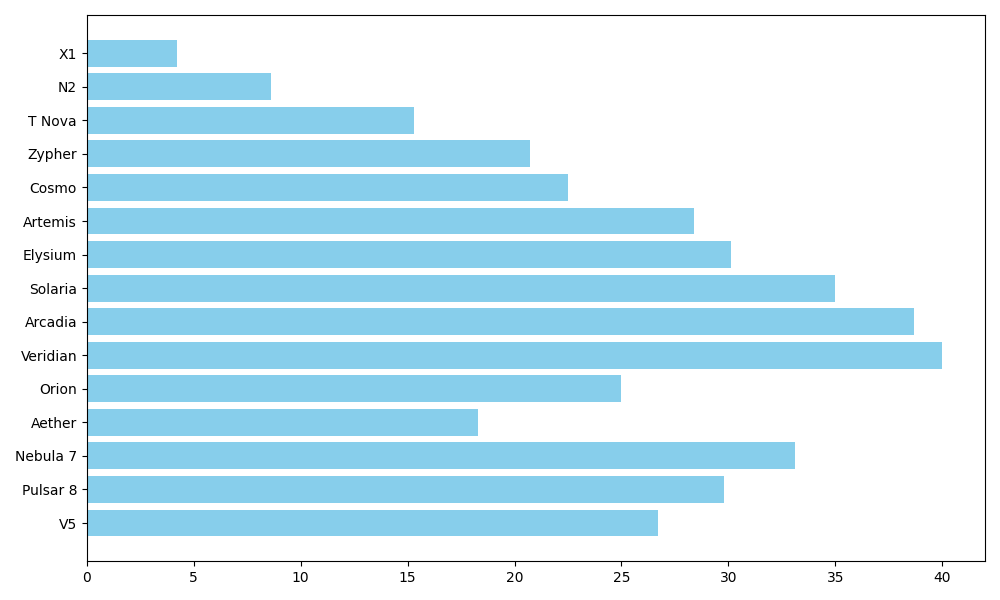

Python code for this plot:
import matplotlib.pyplot as plt
import numpy as np

# Shortened exoplanet names for labels
exoplanets = [
    'X1', 'N2', 'T Nova', 'Zypher', 'Cosmo', 
    'Artemis', 'Elysium', 'Solaria', 'Arcadia', 'Veridian', 
    'Orion', 'Aether', 'Nebula 7', 'Pulsar 8', 'V5'
]

distances = np.array([
    4.2, 8.6, 15.3, 20.7, 22.5, 28.4, 30.1, 35.0, 38.7, 40.0, 
    25.0, 18.3, 33.1, 29.8, 26.7
])

fig, ax = plt.subplots(figsize=(10, 6))  # Reduced plot size
y_pos = np.arange(len(exoplanets))

ax.barh(y_pos, distances, color='skyblue')
ax.set_yticks(y_pos)
ax.set_yticklabels(exoplanets)
ax.invert_yaxis()

plt.tight_layout()
plt.show()
